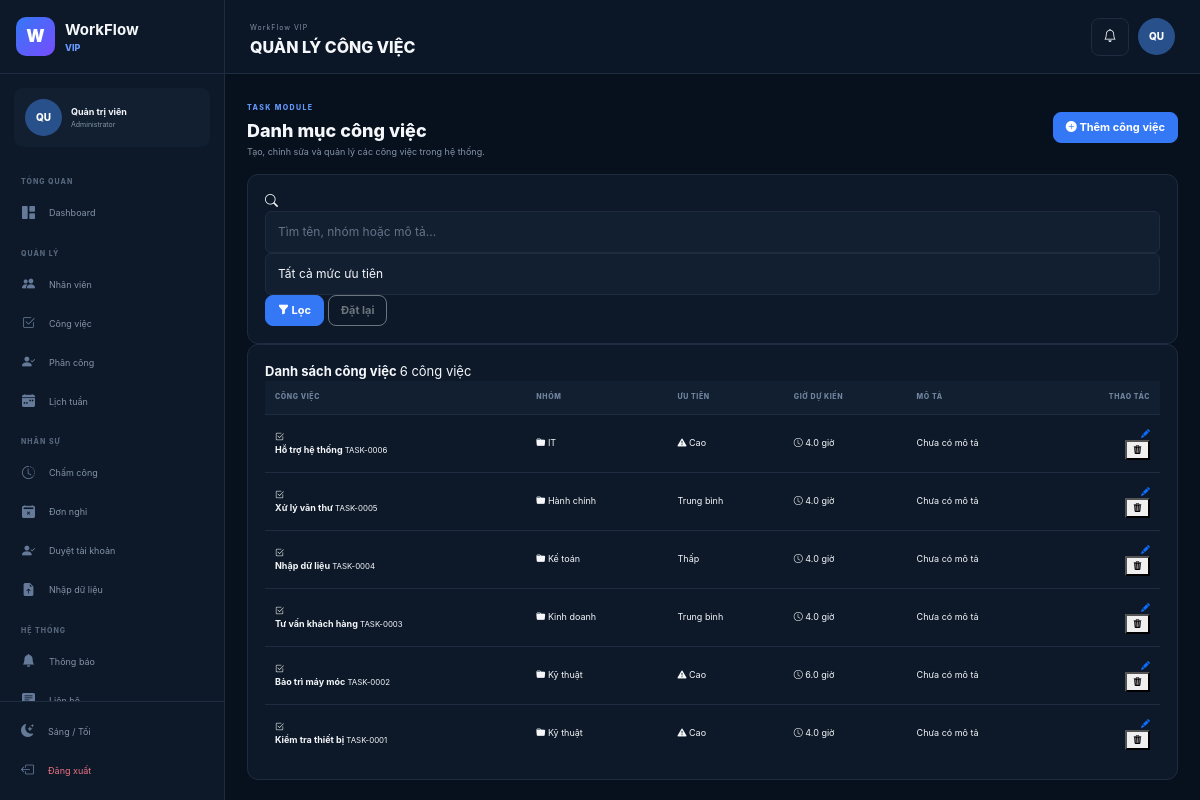
Screenshot of /tasks/ (signed in) with the database file from the repository.
### app/models/user.py (models this page shows, shortened)
class User(UserMixin, db.Model):
    __tablename__ = "users"
    id = db.Column(
        db.Integer,
        primary_key=True
    )
    username = db.Column(
        db.String(80),
        unique=True,
        nullable=False
    )
    password_hash = db.Column(
        db.String(255),
        nullable=False
    )
    full_name = db.Column(
        db.String(120),
        nullable=False
    )
    role = db.Column(
        db.String(30),
        nullable=False,
        default="employee"
    )
    employee_id = db.Column(
        db.Integer,
        db.ForeignKey("employees.id"),
        unique=True,
        nullable=True
    )
    admin_code = db.Column(
        db.String(50),
        nullable=True
    )
    created_at = db.Column(
        db.DateTime,
        nullable=False,
        default=datetime.utcnow
    )
    employee = db.relationship(
        "Employee",
        back_populates="user"
    )

### app/models/task.py (models this page shows, shortened)
class Task(db.Model):
    __tablename__ = "tasks"
    id = db.Column(db.Integer, primary_key=True)
    task_name = db.Column(
        db.String(150),
        nullable=False
    )
    category = db.Column(
        db.String(100),
        nullable=True
    )
    description = db.Column(
        db.Text,
        nullable=True
    )
    priority = db.Column(
        db.String(30),
        nullable=False,
        default="Trung bình"
    )
    estimated_hours = db.Column(
        db.Float,
        nullable=False,
        default=4.0
    )
    schedules = db.relationship(
        "Schedule",
        back_populates="task",
        cascade="all, delete-orphan"
    )

### app/routes/task.py (the view, shortened to what this page needs)
@task_bp.route("/")
@login_required
@admin_required
def index():
    q = request.args.get(
        "q",
        ""
    ).strip()
    priority = request.args.get(
        "priority",
        ""
    ).strip()
    query = Task.query
    if priority:
        query = query.filter(
            Task.priority == priority
        )
    tasks = (
        query
        .order_by(
            Task.id.desc()
        )
        .all()
    )
    return render_template(
        "task/list.html",
        tasks=tasks,
    )

### app/__init__.py (called while the page is built)
@login_manager.user_loader
def load_user(user_id):
    from app.models import User
    return db.session.get(
        User,
        int(user_id)
    )

### app/routes/__init__.py (called while the page is built)
def admin_required(function):
    @wraps(function)
    def decorated_function(*args, **kwargs):
        if (
            not current_user.is_authenticated
            or current_user.role != "admin"
        ):
            abort(403)
        return function(*args, **kwargs)
    return decorated_function

### app/templates/task/list.html (shortened to what this page needs)
{% extends "base.html" %}
{% block page_title %}
QUẢN LÝ CÔNG VIỆC
{% endblock %}
{% block content %}
<div class="module-header">
    <div>
        <span class="dashboard-eyebrow">
            TASK MODULE
        </span>
        <h3>
            Danh mục công việc
        </h3>
        <p>
            Tạo, chỉnh sửa và quản lý
            các công việc trong hệ thống.
        </p>
    </div>
    <a
        href="{{ url_for('task.create') }}"
        class="btn btn-primary"
    >
        <i class="bi bi-plus-circle-fill"></i>
        Thêm công việc
    </a>
</div>
<div class="filter-card">
    <form
        method="get"
        class="task-filter-grid"
    >
        <div class="filter-search">
            <i class="bi bi-search"></i>
            <input
                type="text"
                class="form-control"
                name="q"
                placeholder="Tìm tên, nhóm hoặc mô tả..."
                value="{{ request.args.get('q', '') }}"
            >
        </div>
        <select
            class="form-select"
            name="priority"
        >
            <option value="">
                Tất cả mức ưu tiên
            </option>
        </select>
        <button
            type="submit"
            class="btn btn-primary"
        >
            <i class="bi bi-funnel-fill"></i>
            Lọc
        </button>
        <a
            href="{{ url_for('task.index') }}"
            class="btn btn-outline-secondary"
        >
            Đặt lại
        </a>
    </form>
</div>
<div class="content-card">
    <div class="task-list-heading">
        <div>
            <strong>
                Danh sách công việc
            </strong>
            <span>
                {{ tasks|length }} công việc
            </span>
        </div>
    </div>
    <div class="table-responsive">
        <table class="table workflow-table">
            <thead>
                <tr>
                    <th>
                        Công việc
                    </th>
                    <th>
                        Nhóm
                    </th>
                    <th>
                        Ưu tiên
                    </th>
                    <th>
                        Giờ dự kiến
                    </th>
                    <th>
                        Mô tả
                    </th>
                    <th class="text-end">
                        Thao tác
                    </th>
                </tr>
            </thead>
            <tbody>
                {% for task in tasks %}
                <tr>
                    <td>
                        <div class="task-name-cell">
                            <div class="task-icon-small">
                                <i class="bi bi-check2-square"></i>
                            </div>
                            <div>
                                <strong>
                                    {{ task.task_name }}
                                </strong>
                                <small>
                                    TASK-{{ "%04d"|format(task.id) }}
                                </small>
                            </div>
                        </div>
                    </td>
                    <td>
                        {% if task.category %}
                        <span class="task-category">
                            <i class="bi bi-folder-fill"></i>
                            {{ task.category }}
                        </span>
                        {% else %}
                        <span class="text-body-secondary">
                            Chưa phân nhóm
                        </span>
                        {% endif %}
                    </td>
                    <td>
                        {% if task.priority == "Cao" %}
                        <span class="priority-badge priority-high">
                            <i class="bi bi-exclamation-triangle-fill"></i>
                            Cao
                        </span>
                        {% elif task.priority == "Trung bình" %}
                        <span class="priority-badge priority-medium">
                            Trung bình
                        </span>
                        {% else %}
                        <span class="priority-badge priority-low">
                            Thấp
                        </span>
                        {% endif %}
                    </td>
                    <td>
                        <span class="estimated-time">
                            <i class="bi bi-clock"></i>
                            {{ task.estimated_hours }} giờ
                        </span>
                    </td>
                    <td class="task-description-cell">
                        {{
                            task.description
                            or "Chưa có mô tả"
                        }}
                    </td>
                    <td class="text-end">
                        <div class="table-action-group">
                            <a
                                href="{{ url_for('task.edit', task_id=task.id) }}"
                                class="table-action-btn action-edit"
                                title="Chỉnh sửa"
                            >
                                <i class="bi bi-pencil-fill"></i>
                            </a>
                            <form
                                method="post"
                                action="{{ url_for('task.delete', task_id=task.id) }}"
                                onsubmit="
                                    return confirm(
                                        'Bạn chắc chắn muốn xóa công việc này?'
                                    );
                                "
                            >
                                <button
                                    type="submit"
                                    class="table-action-btn action-delete"
                                    title="Xóa"
                                >
                                    <i class="bi bi-trash3-fill"></i>
                                </button>
                            </form>
                        </div>
                    </td>
                </tr>
                {% endfor %}
            </tbody>
        </table>
    </div>
</div>
{% endblock %}

### app/templates/base.html (shortened to what this page needs)
<!DOCTYPE html>
<html lang="vi" data-theme="dark">
<head>
    <link
        href="https://cdn.jsdelivr.net/npm/bootstrap@5.3.3/dist/css/bootstrap.min.css"
        rel="stylesheet"
    >
    <link
        href="https://cdn.jsdelivr.net/npm/bootstrap-icons@1.11.3/font/bootstrap-icons.min.css"
        rel="stylesheet"
    >
    <link
        rel="stylesheet"
        href="{{ url_for('static', filename='css/app.css') }}"
    >
</head>
<body>
{% if current_user.is_authenticated %}
<div class="app-layout">
    <aside class="sidebar">
        <div class="sidebar-brand">
            <div class="brand-logo">
                W
            </div>
            <div>
                <strong>
                    WorkFlow
                </strong>
                <span>
                    VIP
                </span>
            </div>
        </div>
        <div class="sidebar-user">
            <div class="sidebar-avatar">
                {{
                    current_user.full_name[:2]
                    | upper
                }}
            </div>
            <div>
                <strong>
                    {{ current_user.full_name }}
                </strong>
                <span>
                    {% if current_user.role == "admin" %}
                    Administrator
                    {% else %}
                    Employee
                    {% endif %}
                </span>
            </div>
        </div>
        <nav class="sidebar-nav">
            {% if current_user.role == "admin" %}
            <span class="sidebar-section-title">
                TỔNG QUAN
            </span>
            <a
                href="{{ url_for('dashboard.admin') }}"
                class="sidebar-link"
            >
                <i class="bi bi-grid-1x2-fill"></i>
                Dashboard
            </a>
            <span class="sidebar-section-title">
                QUẢN LÝ
            </span>
            <a
                href="{{ url_for('employee.index') }}"
                class="sidebar-link"
            >
                <i class="bi bi-people-fill"></i>
                Nhân viên
            </a>
            <a
                href="{{ url_for('task.index') }}"
                class="sidebar-link"
            >
                <i class="bi bi-check2-square"></i>
                Công việc
            </a>
            <a
                href="{{ url_for('schedule.index') }}"
                class="sidebar-link"
            >
                <i class="bi bi-person-check-fill"></i>
                Phân công
            </a>
            <a
                href="{{ url_for('schedule.week') }}"
                class="sidebar-link"
            >
                <i class="bi bi-calendar-week-fill"></i>
                Lịch tuần
            </a>
            <span class="sidebar-section-title">
                NHÂN SỰ
            </span>
            <a
                href="{{ url_for('schedule.attendance_admin') }}"
                class="sidebar-link"
            >
                <i class="bi bi-clock-history"></i>
                Chấm công
            </a>
            <a
                href="{{ url_for('schedule.leave_admin') }}"
                class="sidebar-link"
            >
                <i class="bi bi-calendar2-x-fill"></i>
                Đơn nghỉ
            </a>
            <a
                href="{{ url_for('employee.approvals') }}"
                class="sidebar-link"
            >
                <i class="bi bi-person-check-fill"></i>
                Duyệt tài khoản
            </a>
            <a
                href="{{ url_for('employee.import_data') }}"
                class="sidebar-link"
            >
                <i class="bi bi-file-earmark-arrow-up-fill"></i>
                Nhập dữ liệu
            </a>
            <span class="sidebar-section-title">
                HỆ THỐNG
            </span>
            <a
                href="{{ url_for('dashboard.notifications') }}"
                class="sidebar-link"
            >
                <i class="bi bi-bell-fill"></i>
                Thông báo
            </a>
            <a
                href="{{ url_for('dashboard.contact') }}"
                class="sidebar-link"
            >
                <i class="bi bi-chat-left-text-fill"></i>
                Liên hệ
            </a>
            {% endif %}
        </nav>
        <div class="sidebar-bottom">
            <button
                type="button"
                class="sidebar-link theme-toggle"
            >
                <i class="bi bi-moon-stars-fill theme-icon"></i>
                Sáng / Tối
            </button>
            <a
                href="{{ url_for('auth.logout') }}"
                class="sidebar-link sidebar-logout"
            >
                <i class="bi bi-box-arrow-left"></i>
                Đăng xuất
            </a>
        </div>
    </aside>
    <main class="main-area">
        <header class="topbar">
            <div>
                <span class="topbar-small">
                    WorkFlow VIP
                </span>
                <h1>
                    {% block page_title %}{% endblock %}
                </h1>
            </div>
            <div class="topbar-right">
                <a
                    href="{{ url_for('dashboard.notifications') }}"
                    class="topbar-button"
                >
                    <i class="bi bi-bell"></i>
                </a>
                <div class="topbar-avatar">
                    {{
                        current_user.full_name[:2]
                        | upper
                    }}
                </div>
            </div>
        </header>
        <section class="page-content">
            {% block content %}
            {% endblock %}
        </section>
    </main>
</div>
{% endif %}
</body>
</html>

### rows the page displays
User: full_name "QU", full_name "Quản trị viên"
Task: task_name "Hỗ trợ hệ thống", id "0006", category "IT", priority "Cao" (drawn), estimated_hours "4.0", description "Chưa có mô tả"
Task: task_name "Xử lý văn thư", id "0005", category "Hành chính", priority "Trung bình", estimated_hours "4.0", description "Chưa có mô tả"
Task: task_name "Nhập dữ liệu", id "0004", category "Kế toán", priority "Thấp", estimated_hours "4.0", description "Chưa có mô tả"
Task: task_name "Tư vấn khách hàng", id "0003", category "Kinh doanh", priority "Trung bình", estimated_hours "4.0", description "Chưa có mô tả"
Task: task_name "Bảo trì máy móc", id "0002", category "Kỹ thuật", priority "Cao" (drawn), estimated_hours "6.0", description "Chưa có mô tả"
Task: task_name "Kiểm tra thiết bị", id "0001", category "Kỹ thuật", priority "Cao" (drawn), estimated_hours "4.0", description "Chưa có mô tả"

### other values shown
{{ tasks|length }} "6"
